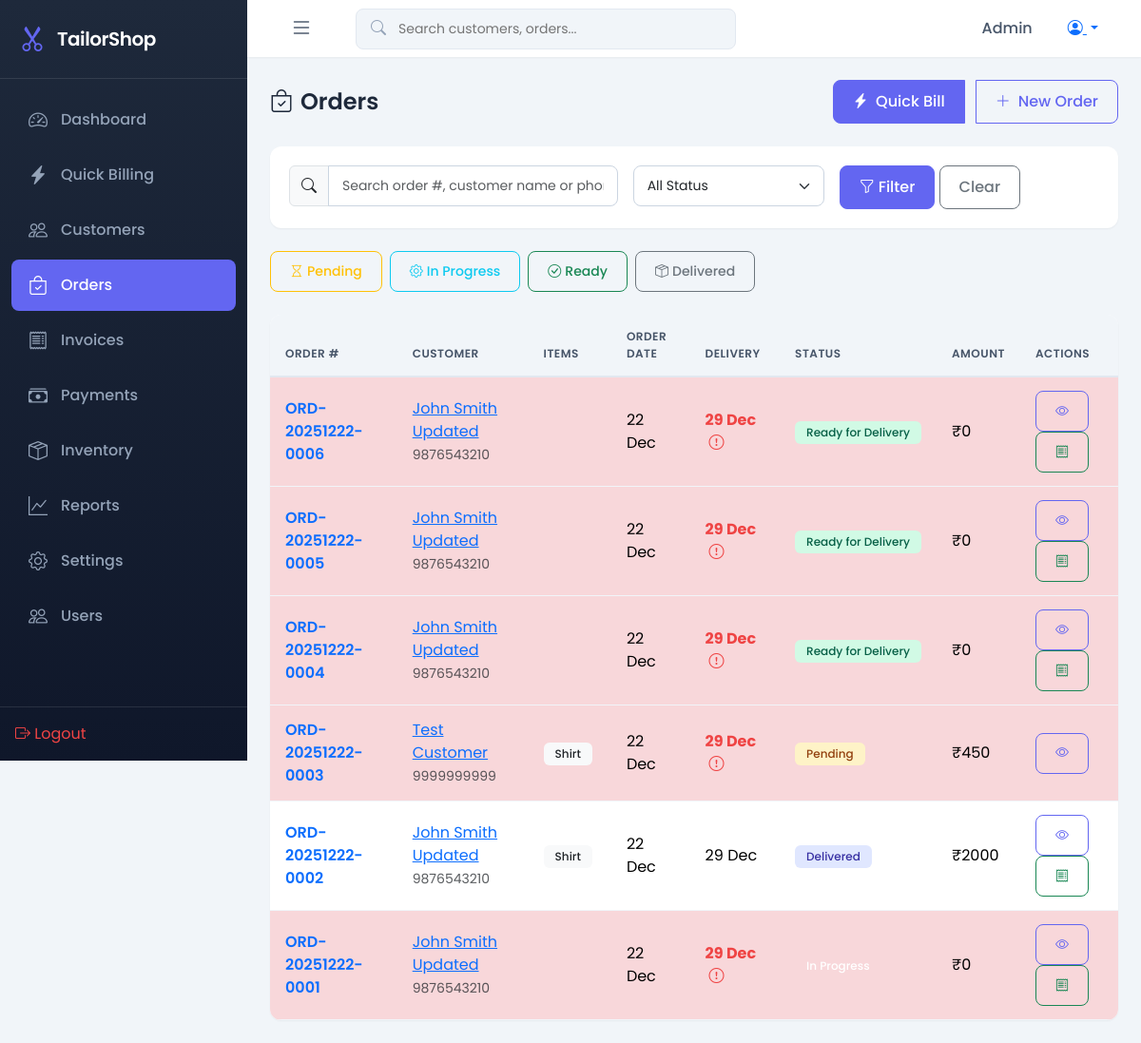
The page /orders/ (signed in) on the database as committed earlier.
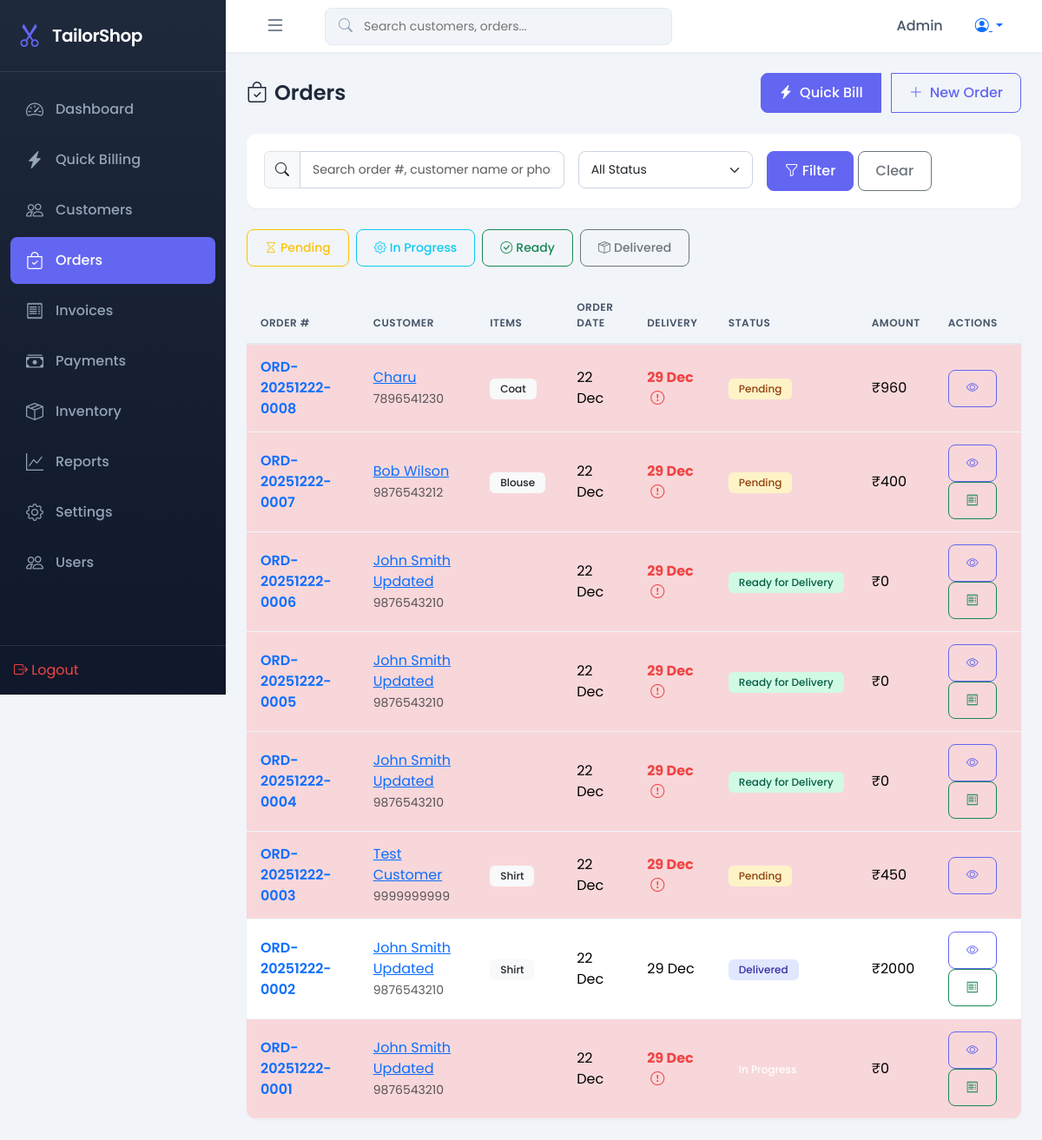
The same page on the database as committed later.
### shop/models.py (models this page shows, shortened)
class Order(models.Model):
    STATUS_CHOICES = [
        ('PENDING', 'Pending'),
        ('IN_PROGRESS', 'In Progress'),
        ('READY', 'Ready for Delivery'),
        ('DELIVERED', 'Delivered'),
        ('CANCELLED', 'Cancelled'),
    ]
    PRIORITY_CHOICES = [
        ('NORMAL', 'Normal'),
        ('URGENT', 'Urgent'),
        ('EXPRESS', 'Express'),
    ]
    order_number = models.CharField(max_length=20, unique=True, editable=False)
    customer = models.ForeignKey(Customer, on_delete=models.PROTECT, related_name='orders')
    profile = models.ForeignKey(MeasurementProfile, on_delete=models.SET_NULL, null=True, blank=True)
    order_date = models.DateField(default=date.today)
    delivery_date = models.DateField(null=True, blank=True)
    status = models.CharField(max_length=20, choices=STATUS_CHOICES, default='PENDING')
    priority = models.CharField(max_length=20, choices=PRIORITY_CHOICES, default='NORMAL')
    notes = models.TextField(blank=True, null=True)
    created_by = models.ForeignKey(User, on_delete=models.SET_NULL, null=True, related_name='created_orders')
    created_at = models.DateTimeField(auto_now_add=True)
    updated_at = models.DateTimeField(auto_now=True)
    @property
    def total_amount(self):
        return sum(item.total_price for item in self.items.all())
    @property
    def is_overdue(self):
        if self.delivery_date and self.status not in ['DELIVERED', 'CANCELLED']:
            return date.today() > self.delivery_date
        return False
    class Meta:
        ordering = ['-created_at']

class Customer(models.Model):
    name = models.CharField(max_length=100)
    phone = models.CharField(max_length=15, unique=True)
    email = models.EmailField(blank=True, null=True)
    address = models.TextField(blank=True, null=True)
    notes = models.TextField(blank=True, null=True)
    created_at = models.DateTimeField(auto_now_add=True)
    updated_at = models.DateTimeField(auto_now=True)
    class Meta:
        ordering = ['-created_at']

class OrderItem(models.Model):
    order = models.ForeignKey(Order, on_delete=models.CASCADE, related_name='items')
    garment_type = models.ForeignKey(GarmentType, on_delete=models.PROTECT)
    stitching_type = models.ForeignKey(StitchingType, on_delete=models.PROTECT)
    quantity = models.PositiveIntegerField(default=1, validators=[MinValueValidator(1)])
    price = models.DecimalField(max_digits=10, decimal_places=2, validators=[MinValueValidator(0)])
    notes = models.TextField(blank=True, null=True)
    is_completed = models.BooleanField(default=False)
    @property
    def total_price(self):
        return self.price * self.quantity

class GarmentType(models.Model):
    name = models.CharField(max_length=50, unique=True)
    description = models.TextField(blank=True)
    base_price = models.DecimalField(max_digits=10, decimal_places=2, default=0)
    is_active = models.BooleanField(default=True)
    class Meta:
        ordering = ['name']

### shop/views.py (the view)
# urls.py: path('orders/', views.order_list, name='order_list'),
@login_required
def order_list(request):
    status = request.GET.get('status', '')
    query = request.GET.get('q', '')
    orders = Order.objects.select_related('customer').prefetch_related('items')
    if status:
        orders = orders.filter(status=status)
    if query:
        orders = orders.filter(
            Q(order_number__icontains=query) |
            Q(customer__name__icontains=query) |
            Q(customer__phone__icontains=query)
        )
    paginator = Paginator(orders, 20)
    page = request.GET.get('page')
    orders = paginator.get_page(page)
    status_choices = Order.STATUS_CHOICES
    return render(request, 'shop/order_list.html', {
        'orders': orders,
        'status': status,
        'query': query,
        'status_choices': status_choices
    })

### templates/shop/order_list.html (shortened to what this page needs)
{% extends 'base.html' %}
{% block content %}
<div class="page-header">
    <h1><i class="bi bi-bag-check me-2"></i>Orders</h1>
    <div class="btn-group">
        <a href="{% url 'quick_billing' %}" class="btn btn-primary">
            <i class="bi bi-lightning-charge-fill me-2"></i>Quick Bill
        </a>
        <a href="{% url 'order_add' %}" class="btn btn-outline-primary">
            <i class="bi bi-plus-lg me-2"></i>New Order
        </a>
    </div>
</div>
<div class="card mb-4">
    <div class="card-body">
        <form method="get" class="row g-3">
            <div class="col-md-5">
                <div class="input-group">
                    <span class="input-group-text"><i class="bi bi-search"></i></span>
                    <input type="text" name="q" class="form-control" placeholder="Search order #, customer name or phone..." value="{{ query }}">
                </div>
            </div>
            <div class="col-md-3">
                <select name="status" class="form-select">
                    <option value="">All Status</option>
                </select>
            </div>
            <div class="col-md-4">
                <button type="submit" class="btn btn-primary">
                    <i class="bi bi-funnel me-1"></i>Filter
                </button>
                <a href="{% url 'order_list' %}" class="btn btn-outline-secondary">Clear</a>
            </div>
        </form>
    </div>
</div>
<div class="d-flex gap-2 mb-4 flex-wrap">
    <a href="{% url 'order_list' %}?status=PENDING" class="btn btn-sm {% if status == 'PENDING' %}btn-warning{% else %}btn-outline-warning{% endif %}">
        <i class="bi bi-hourglass me-1"></i>Pending
    </a>
    <a href="{% url 'order_list' %}?status=IN_PROGRESS" class="btn btn-sm {% if status == 'IN_PROGRESS' %}btn-info{% else %}btn-outline-info{% endif %}">
        <i class="bi bi-gear me-1"></i>In Progress
    </a>
    <a href="{% url 'order_list' %}?status=READY" class="btn btn-sm {% if status == 'READY' %}btn-success{% else %}btn-outline-success{% endif %}">
        <i class="bi bi-check-circle me-1"></i>Ready
    </a>
    <a href="{% url 'order_list' %}?status=DELIVERED" class="btn btn-sm {% if status == 'DELIVERED' %}btn-secondary{% else %}btn-outline-secondary{% endif %}">
        <i class="bi bi-box-seam me-1"></i>Delivered
    </a>
</div>
<div class="table-container">
    <table class="table">
        <thead>
            <tr>
                <th>Order #</th>
                <th>Customer</th>
                <th>Items</th>
                <th>Order Date</th>
                <th>Delivery</th>
                <th>Status</th>
                <th>Amount</th>
                <th>Actions</th>
            </tr>
        </thead>
        <tbody>
            {% for order in orders %}
            <tr class="{% if order.is_overdue %}table-danger{% endif %}">
                <td>
                    <a href="{% url 'order_detail' order.pk %}" class="fw-600 text-decoration-none">
                        {{ order.order_number }}
                    </a>
                </td>
                <td>
                    <a href="{% url 'customer_detail' order.customer.pk %}">{{ order.customer.name }}</a>
                    <br><small class="text-muted">{{ order.customer.phone }}</small>
                </td>
                <td>
                    {% for item in order.items.all|slice:":2" %}
                    <span class="badge bg-light text-dark me-1">{{ item.garment_type.name }}</span>
                    {% endfor %}
                </td>
                <td>{{ order.order_date|date:"d M" }}</td>
                <td>
                    {% if order.delivery_date %}
                    <span class="{% if order.is_overdue %}text-danger fw-bold{% endif %}">
                        {{ order.delivery_date|date:"d M" }}
                        {% if order.is_overdue %}<i class="bi bi-exclamation-circle ms-1"></i>{% endif %}
                    </span>
                    {% else %}
                    <span class="text-muted">-</span>
                    {% endif %}
                </td>
                <td>
                    <span class="badge badge-{{ order.status|lower }}">{{ order.get_status_display }}</span>
                </td>
                <td>₹{{ order.total_amount|floatformat:0 }}</td>
                <td>
                    <a href="{% url 'order_detail' order.pk %}" class="btn btn-sm btn-outline-primary" title="View">
                        <i class="bi bi-eye"></i>
                    </a>
                    {% if not order.invoice %}
                    <a href="{% url 'invoice_create' order.pk %}" class="btn btn-sm btn-outline-success" title="Create Invoice">
                        <i class="bi bi-receipt"></i>
                    </a>
                    {% endif %}
                </td>
            </tr>
            {% endfor %}
        </tbody>
    </table>
</div>
{% endblock %}

### templates/base.html (shortened to what this page needs)
{% load static %}
<!DOCTYPE html>
<html lang="en">
<head>
    <link href="https://cdn.jsdelivr.net/npm/bootstrap@5.3.2/dist/css/bootstrap.min.css" rel="stylesheet">
    <link href="https://cdn.jsdelivr.net/npm/bootstrap-icons@1.11.1/font/bootstrap-icons.css" rel="stylesheet">
    <link href="{% static 'css/style.css' %}" rel="stylesheet">
</head>
<body>
    {% if user.is_authenticated %}
    <nav class="sidebar" id="sidebar">
        <div class="sidebar-header">
            <i class="bi bi-scissors"></i>
            <span class="brand-text">TailorShop</span>
        </div>
        <ul class="sidebar-nav">
            <li class="nav-item">
                <a href="{% url 'dashboard' %}" class="nav-link {% if request.resolver_match.url_name == 'dashboard' %}active{% endif %}">
                    <i class="bi bi-speedometer2"></i>
                    <span>Dashboard</span>
                </a>
            </li>
            <li class="nav-item">
                <a href="{% url 'quick_billing' %}" class="nav-link {% if 'billing' in request.resolver_match.url_name %}active{% endif %}">
                    <i class="bi bi-lightning-charge-fill"></i>
                    <span>Quick Billing</span>
                </a>
            </li>
            <li class="nav-item">
                <a href="{% url 'customer_list' %}" class="nav-link {% if 'customer' in request.resolver_match.url_name %}active{% endif %}">
                    <i class="bi bi-people"></i>
                    <span>Customers</span>
                </a>
            </li>
            <li class="nav-item">
                <a href="{% url 'order_list' %}" class="nav-link {% if 'order' in request.resolver_match.url_name %}active{% endif %}">
                    <i class="bi bi-bag-check"></i>
                    <span>Orders</span>
                </a>
            </li>
            <li class="nav-item">
                <a href="{% url 'invoice_list' %}" class="nav-link {% if 'invoice' in request.resolver_match.url_name %}active{% endif %}">
                    <i class="bi bi-receipt"></i>
                    <span>Invoices</span>
                </a>
            </li>
            <li class="nav-item">
                <a href="{% url 'payment_list' %}" class="nav-link {% if 'payment' in request.resolver_match.url_name %}active{% endif %}">
                    <i class="bi bi-cash-stack"></i>
                    <span>Payments</span>
                </a>
            </li>
            <li class="nav-item">
                <a href="{% url 'inventory_list' %}" class="nav-link {% if 'inventory' in request.resolver_match.url_name %}active{% endif %}">
                    <i class="bi bi-box-seam"></i>
                    <span>Inventory</span>
                </a>
            </li>
            <li class="nav-item">
                <a href="{% url 'reports' %}" class="nav-link {% if 'report' in request.resolver_match.url_name %}active{% endif %}">
                    <i class="bi bi-graph-up"></i>
                    <span>Reports</span>
                </a>
            </li>
            <li class="nav-item">
                <a href="{% url 'settings' %}" class="nav-link {% if 'settings' in request.resolver_match.url_name %}active{% endif %}">
                    <i class="bi bi-gear"></i>
                    <span>Settings</span>
                </a>
            </li>
            {% if user.is_superuser %}
            <li class="nav-item">
                <a href="{% url 'user_list' %}" class="nav-link {% if 'user' in request.resolver_match.url_name %}active{% endif %}">
                    <i class="bi bi-people"></i>
                    <span>Users</span>
                </a>
            </li>
            {% endif %}
        </ul>
        <div class="sidebar-footer">
            <a href="{% url 'logout' %}" class="nav-link text-danger">
                <i class="bi bi-box-arrow-right"></i>
                <span>Logout</span>
            </a>
        </div>
    </nav>
    <main class="main-content">
        <nav class="top-navbar">
            <button class="btn btn-link sidebar-toggle" id="sidebarToggle">
                <i class="bi bi-list"></i>
            </button>
            <div class="search-box d-none d-md-block">
                <i class="bi bi-search"></i>
                <input type="text" placeholder="Search customers, orders..." id="globalSearch">
            </div>
            <div class="navbar-actions">
                <span class="user-name">{{ user.first_name|default:user.username }}</span>
                <div class="dropdown">
                    <button class="btn btn-link dropdown-toggle" data-bs-toggle="dropdown">
                        <i class="bi bi-person-circle"></i>
                    </button>
                </div>
            </div>
        </nav>
        <div class="page-content">
            {% block content %}{% endblock %}
        </div>
    </main>
    {% else %}
    {% block auth_content %}{% endblock %}
    {% endif %}
</body>
</html>

Rows that differ between the two databases and show on the page:
added Order: order_number "ORD-20251222-0008", customer.name "Charu", customer.phone "7896541230", order_date "22 Dec", delivery_date "29 Dec", status "Pending", total_amount "960"
added OrderItem: garment_type.name "Coat", shown under "ORD-20251222-0008"
added Order: order_number "ORD-20251222-0007", customer.name "Bob Wilson", customer.phone "9876543212", order_date "22 Dec", delivery_date "29 Dec", status "Pending", total_amount "400"
added OrderItem: garment_type.name "Blouse", shown under "ORD-20251222-0007"
